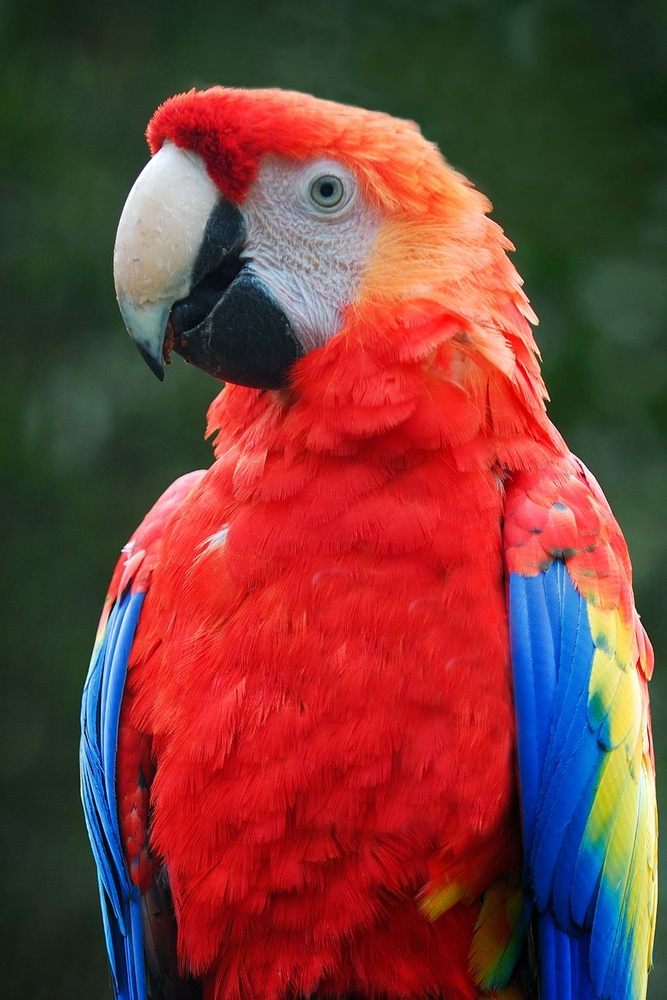
#> input picture Assignment-2/parrot.jpg, 667 x 1000 px, shrunk from 860 x 1290 before the run
$ python pixelIntensity.py
#> lines starting #> are read from the running program, lines starting #| are printed output that depends on the picture; after the words box and inside, x2 and y2 are one past the last pixel; in counts of white or black regions, pixels touching at a corner belong together
import matplotlib.pyplot as plt
import cv2
import numpy as np

def main():
    img_path = "parrot.jpg"
    rgbImg = plt.imread(img_path)
#> rgbImg is the input picture: shape (1000, 667, 3); mean R, G, B 118.1, 62.1, 57.3
    print(rgbImg.shape)
#| (1000, 667, 3)

    grayscale = cv2.cvtColor(rgbImg,cv2.COLOR_RGB2GRAY)
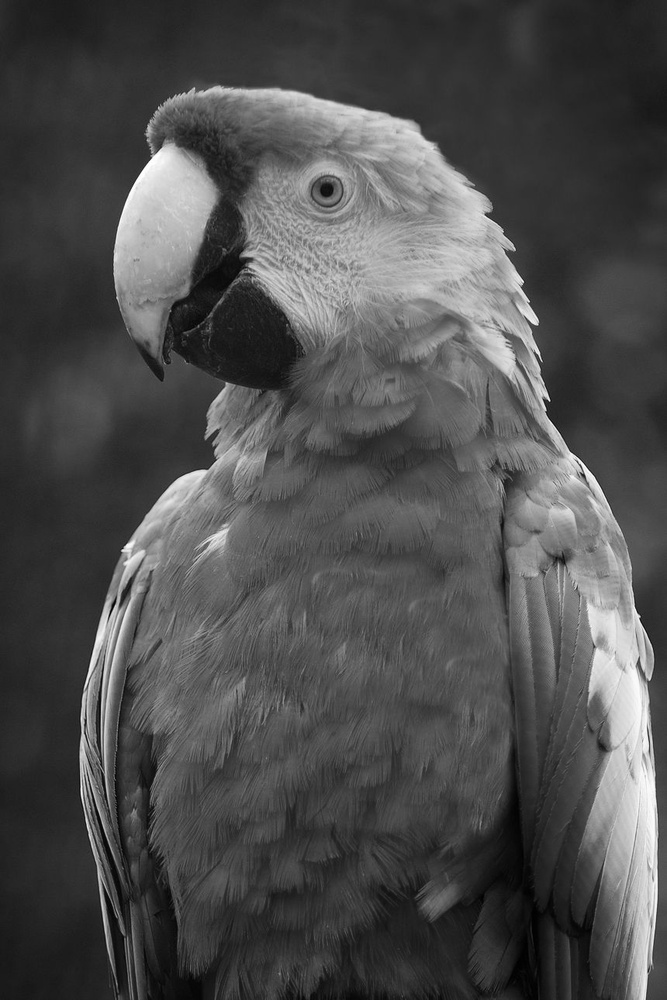
#> grayscale: shape (1000, 667); min 0, max 255, mean 78.3
    print(grayscale.shape)
#| (1000, 667)

    i, j = grayscale.shape
#> i = 1000; j = 667
    processed_img1 = np.zeros((i,j), dtype = np.uint8)
    processed_img2 = np.zeros((i,j), dtype = np.uint8)
    processed_img3 = np.zeros((i,j), dtype = np.uint8)
    processed_img4 = np.zeros((i,j), dtype = np.uint8)

    '''Predefined Constant values'''

    epsilon = 0.0000001
    T1 = 20
    T2 = 80
    c = 2
    p = 5

    for x in range(i):
        for y in range(j):
            processed_img3[x, y] = c * np.log(1+grayscale[x,y])
            processed_img4[x, y] = c * pow((grayscale[x,y] + epsilon),p)

            if (grayscale[x, y] >= T1 and grayscale[x, y] <= T2):
                processed_img1[x, y] = 100
                processed_img2[x, y] = 100
            else :
                processed_img1[x, y] = 10
                processed_img2[x, y] = grayscale[x,y]
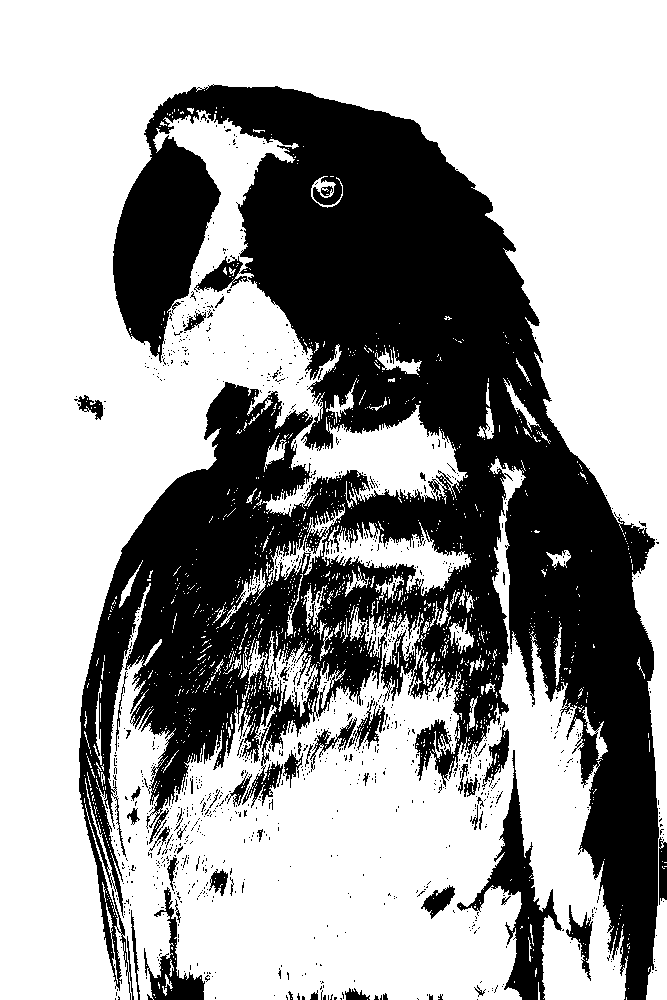
#> processed_img1: shape (1000, 667); values 10 (black) and 100 (white), 63.1% white; 1130 black regions (1076 under 20 px), largest, box (x1, y1, x2, y2) and area: (79, 84, 659, 1000) 228595, (457, 750, 562, 1000) 5889, (144, 887, 205, 1000) 1945
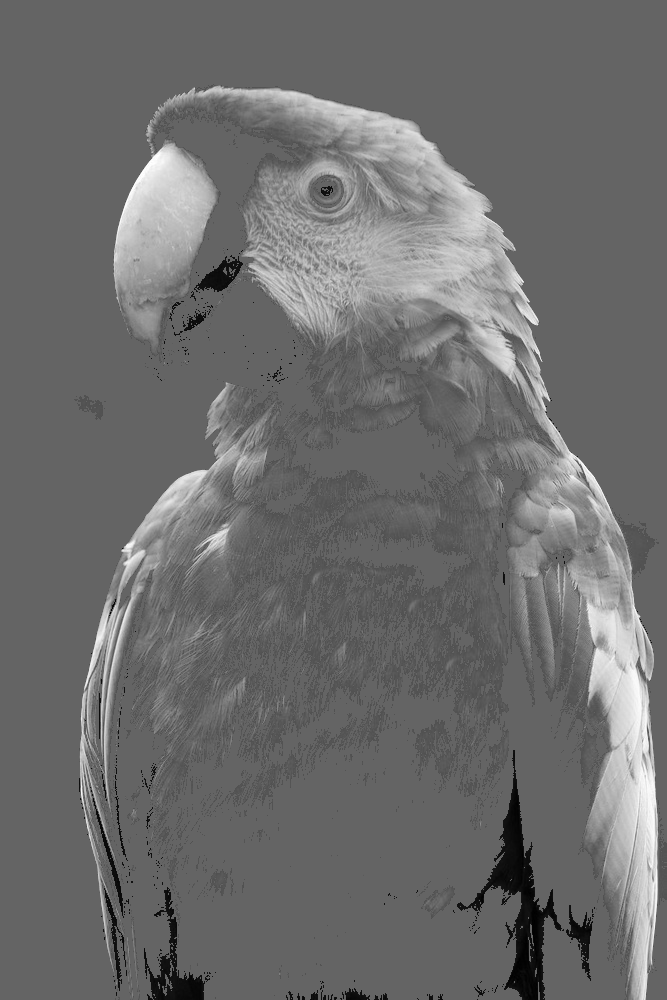
#> processed_img2: shape (1000, 667); min 0, max 255, mean 109.1
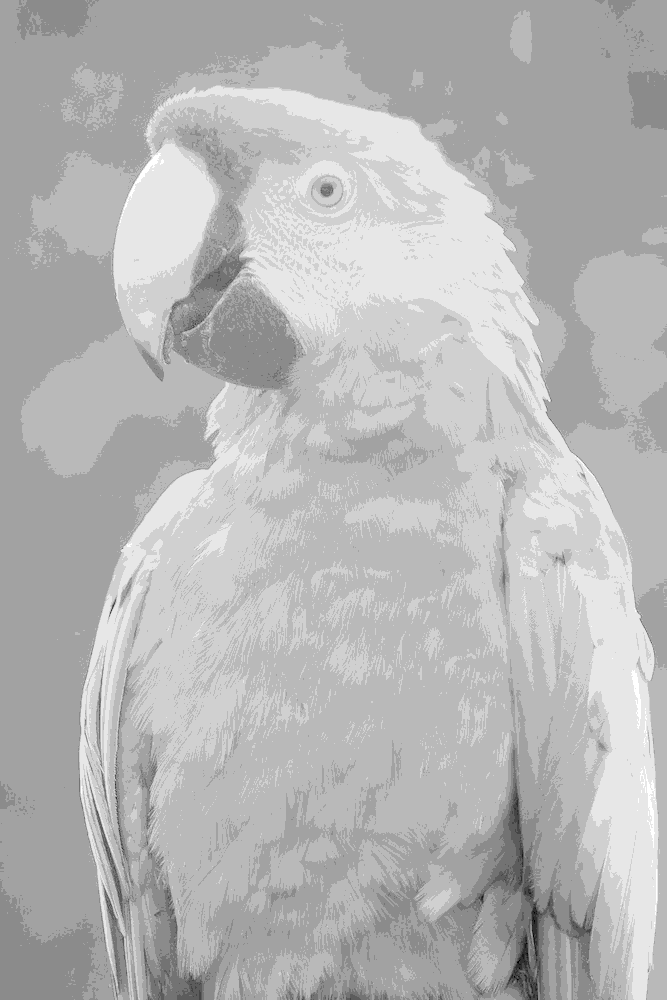
#> processed_img3: shape (1000, 667); min 0, max 11, mean 7.89; drawn with min black and max white
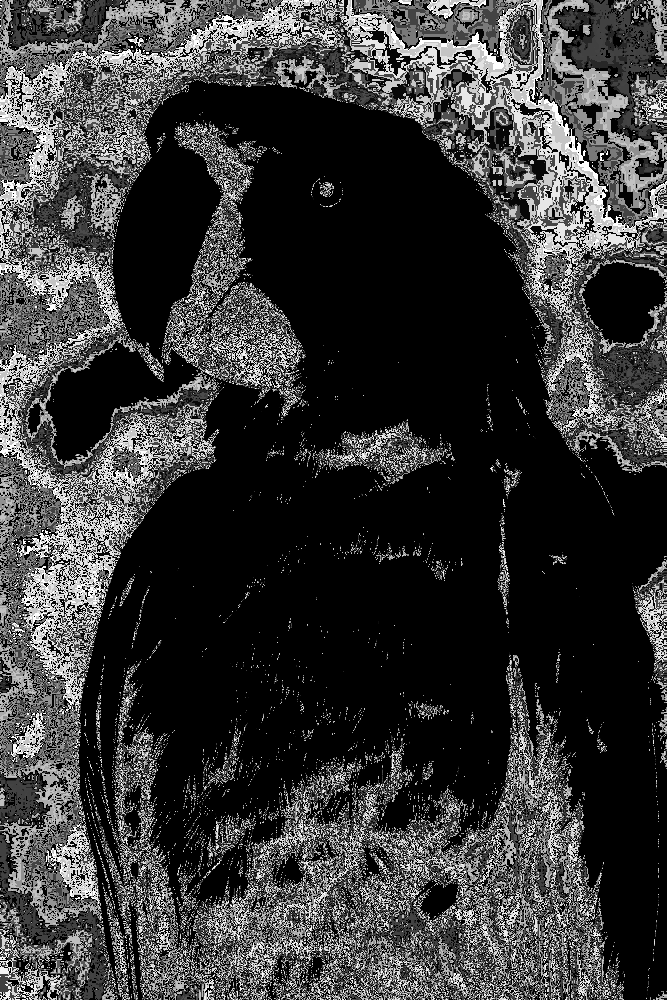
#> processed_img4: shape (1000, 667); min 0, max 254, mean 55.6

    img_set = [rgbImg, grayscale, processed_img1, processed_img2,processed_img3, processed_img4]
    title_set = ['RGB', 'Grayscale', 'Condition-1', 'Condition-2','Condition-3', 'Condition-4']
    plot_img(img_set,title_set)


def plot_img(img_set,title_set):
    n= len(img_set)
#> n = 6
    plt.figure(figsize=(20,20))
    for i in range(n):
        img = img_set[i]
        ch = len(img.shape)
        plt.subplot(2,3,i+1)
        if (ch == 3):
            plt.imshow(img_set[i])
        else:
            plt.imshow(img_set[i], cmap = 'gray')
        plt.title(title_set[i])
    plt.savefig('figures.jpg')
    plt.show()


if __name__  == '__main__' :
    main()
